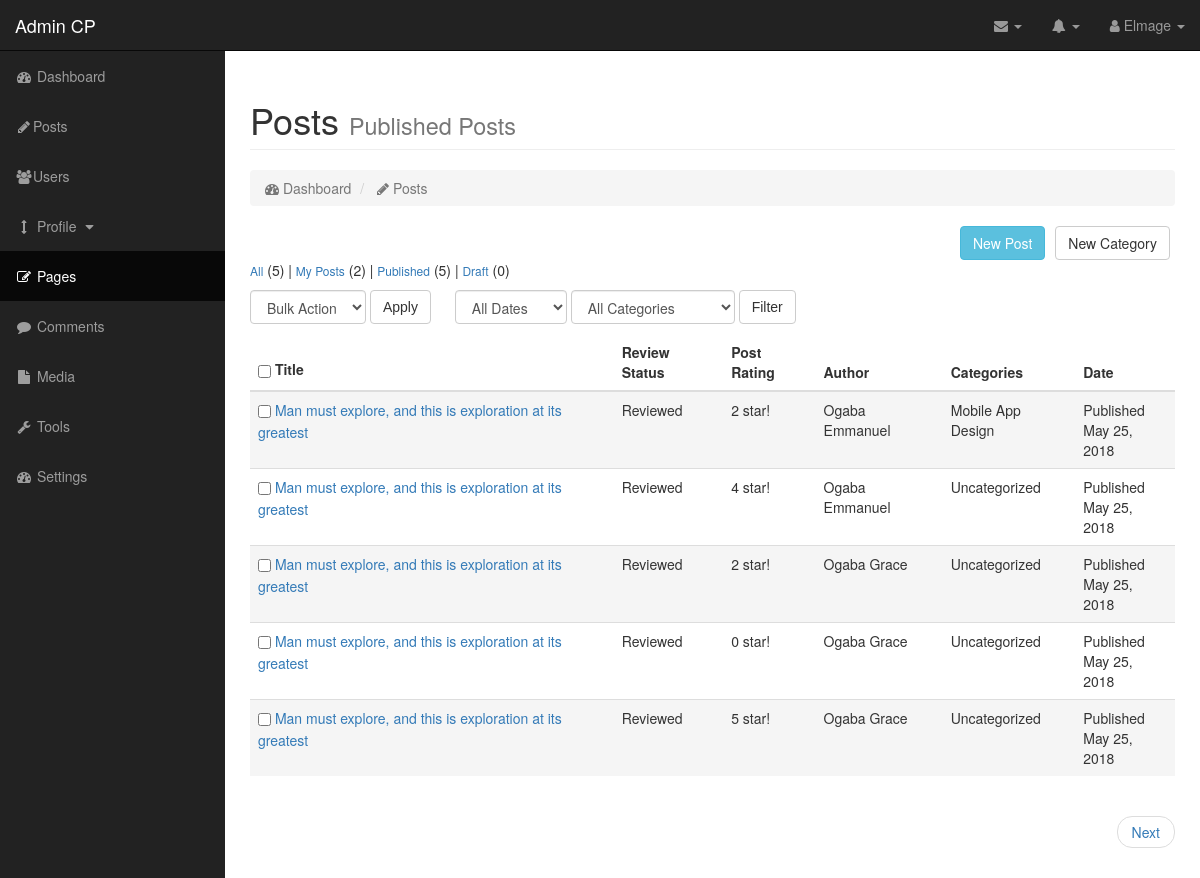
/webpage.php (signed in), run on the app's committed database.
### tables this page shows
CREATE TABLE `users` (
  `id` int(10) UNSIGNED NOT NULL,
  `userType` enum('public','author','editor','admin','superAdmin') DEFAULT NULL,
  `username` varchar(30) NOT NULL,
  `first_name` varchar(40) NOT NULL,
  `last_name` varchar(40) NOT NULL,
  `publish_name` varchar(100) NOT NULL,
  `email` varchar(40) NOT NULL,
  `bio` text NOT NULL,
  `avatar` varchar(255) NOT NULL,
  `password` char(255) NOT NULL,
  `salt` varchar(255) NOT NULL,
  `dateAdded` timestamp NOT NULL DEFAULT CURRENT_TIMESTAMP
);

CREATE TABLE `post` (
  `id` int(10) UNSIGNED NOT NULL,
  `creatorId` int(10) UNSIGNED NOT NULL,
  `title` varchar(100) NOT NULL,
  `subtitle` varchar(150) NOT NULL,
  `post_category` int(11) NOT NULL,
  `sub_category` int(11) NOT NULL,
  `content` text NOT NULL,
  `isPublished` tinyint(1) NOT NULL,
  `isReviewed` tinyint(1) NOT NULL,
  `rating` int(11) NOT NULL,
  `dateUpdated` timestamp NOT NULL DEFAULT CURRENT_TIMESTAMP ON UPDATE CURRENT_TIMESTAMP,
  `dateAdded` timestamp NOT NULL DEFAULT CURRENT_TIMESTAMP
);

CREATE TABLE `categories` (
  `id` int(11) NOT NULL,
  `category_name` varchar(255) NOT NULL,
  `description` text NOT NULL,
  `isParentCategory` tinyint(1) NOT NULL,
  `parentCategoryId` int(11) NOT NULL,
  `dateAdded` timestamp NOT NULL DEFAULT CURRENT_TIMESTAMP
);

### views/post_edit.php (the view, shortened to what the rows shown need)
<div id="page-wrapper">
    <div class="container-fluid">
        <div class="row">
            <div class="col-lg-12">
                <h1 class="page-header">
                    Posts <small>Published Posts</small>
                </h1>
            </div>
        </div>
        <div class="row">
            <div class="col-lg-12">
                <p class="filter-link"><a href="edit.php">All</a> (<?php echo $page->getPostCount(); ?>) | <a href="edit.php?author=<?php echo $user->data()->id; ?>">My Posts</a> (<?php echo $page->getPostCount(array('author', $user->data()->id), 'all'); ?>) | <a href="edit.php?isPublished=true">Published</a> (<?php echo $page->getPostCount(array('isPublished', true), 'all'); ?>) | <a href="edit.php?isPublished=false">Draft</a>  (<?php echo $page->getPostCount(array('isPublished', false), 'all'); ?>)</p>
                <form class="form-inline" role="form" method="get" action="">
                <?php
                if ($user->canEditPost()) {
                ?>
                    <div class="form-group">
                    </div>
                    <button type="submit" class="btn btn-default applybtn" name="apply" value="post">Apply</button>
                <?php
                }
                ?>
                    <div class="form-group">
                    </div>
                    <div class="form-group">
                    </div>
                    <button type="submit" class="btn btn-default" name="filter" value="true">Filter</button>
                    <div class="table-responsive post-table">
                        <table class="table table-hover table-striped">
                            <thead>
                                <tr>
                                    <th>
                                        <?php
                                        if($user->canEditPost()) {
                                        ?>
                                            <div class="checkbox">
                                                <label><input type="checkbox" value=""></label>
                                            </div>
                                        <?php
                                        }
                                        ?>
                                        Title
                                    </th>
                                    <th>Review Status</th>
                                    <th>Post Rating</th>
                                    <th>Author</th>
                                    <th>Categories</th>
                                    <th>Date</th>
                                </tr>
                            </thead>
                            <tbody>
                                <?php
                                for ($i=($postCount - 1); $i >= 0; $i--) {
                                    $postTitle = $allPosts[$i]->title;
                                    $postCat = (int) $allPosts[$i]->post_category;
                                    $postPublisher = $allPosts[$i]->creatorId;
                                    $isReviewed = ($allPosts[$i]->isReviewed == true) ? 'Reviewed' : 'Pending';
                                    $postRating = ($isReviewed === 'Reviewed') ? $allPosts[$i]->rating . ' star!' : 'Unrated';
                                    $authorData = $user->getAuthor($postPublisher);
                                    $authorName = (strlen($authorData->publish_name) === 0)? $authorData->username : $authorData->publish_name;
                                    $postDate = ($allPosts[$i]->isPublished == true)? $allPosts[$i]->dateAdded : $allPosts[$i]->dateUpdated;
                                    $postType = ($allPosts[$i]->isPublished == true)? 'Published ' : 'Last Modified ';
                                    $formattedDate = $page->formatDate($postDate);
                                ?>
                                    <tr<?php if($i % 2 === 0) {echo " class=\"active\"";}?>>
                                        <td>
                                        <?php
                                        if($user->canEditPost()) {
                                        ?>
                                            <div class="checkbox">
                                                <label><input type="checkbox" name="chkbox[]" value="<?php echo $allPosts[$i]->id; ?>"></label>
                                            </div>
                                        <?php
                                        }
                                        ?>
                                            <a href="page.php?id=<?php echo $allPosts[$i]->id; ?>"><?php echo $postTitle; ?> </a>
                                        </td>
                                        <td><?php echo $isReviewed; ?></td>
                                        <td><?php echo $postRating; ?></td>
                                        <td><?php echo $authorName; ?></td>
                                        <td><?php echo ($postCat > 0)? $page->getCategoryName($postCat) : 'Uncategorized'; ?></td>
                                        <td><?php echo $postType . '<br>' . $formattedDate; ?></td>
                                    </tr>
                                <?php
                                }
                                ?>
                            </tbody>
                        </table>
                    </div>
                </form>
            </div>
        </div>
    </div>
</div>

### views/dashboard_header.inc.php (shortened to what the rows shown need)
<!DOCTYPE html>
<html lang="en">
<head>
    <link href="css/dashboard/bootstrap.min.css" rel="stylesheet">
    <link href="css/sb-admin.css" rel="stylesheet">
    <link href="css/mystyle.css" rel="stylesheet">
    <link href="css/plugins/morris.css" rel="stylesheet">
    <link href="lib/font-awesome/css/font-awesome.min.css" rel="stylesheet">
</head>
<body>
    <div id="wrapper">
        <nav class="navbar navbar-inverse navbar-fixed-top" role="navigation">
            <ul class="nav navbar-right top-nav">
                <li class="dropdown">
                    <a href="#" class="dropdown-toggle" data-toggle="dropdown"><i class="fa fa-user"></i><?php echo ' ' . $user->data()->username . ' '; ?><b class="caret"></b></a>
                </li>
            </ul>

### data on the page
users: username "Elmage", id "2"
post: title "Man must explore, and this is exploration at its greatest", isReviewed "Reviewed", postRating "2 star!", users.publish_name "Ogaba Emmanuel", post_category.category_name "Mobile App Design", isPublished "Published", formattedDate "May 25, 2018"
post: title "Man must explore, and this is exploration at its greatest", isReviewed "Reviewed", postRating "4 star!", users.publish_name "Ogaba Emmanuel", post_category "Uncategorized", isPublished "Published", formattedDate "May 25, 2018"
post: title "Man must explore, and this is exploration at its greatest", isReviewed "Reviewed", postRating "2 star!", users.publish_name "Ogaba Grace", post_category "Uncategorized", isPublished "Published", formattedDate "May 25, 2018"
post: title "Man must explore, and this is exploration at its greatest", isReviewed "Reviewed", postRating "0 star!", users.publish_name "Ogaba Grace", post_category "Uncategorized", isPublished "Published", formattedDate "May 25, 2018"
post: title "Man must explore, and this is exploration at its greatest", isReviewed "Reviewed", postRating "5 star!", users.publish_name "Ogaba Grace", post_category "Uncategorized", isPublished "Published", formattedDate "May 25, 2018"

### other printed values
$page->getPostCount() "5"
$page->getPostCount(array('isPublished', true), 'all') "5"
$page->getPostCount(array('isPublished', false), 'all') "0"
